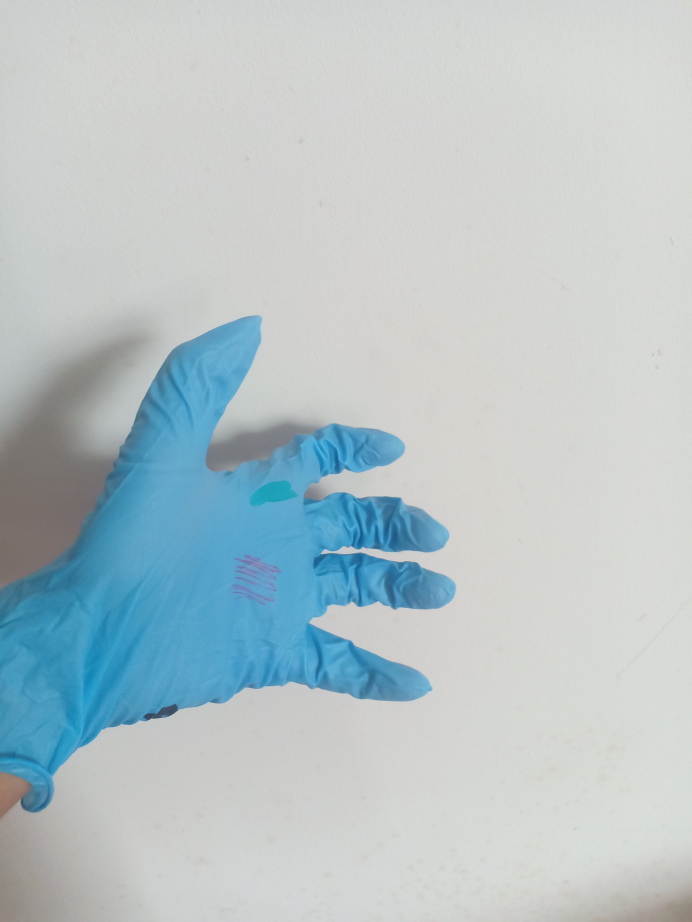
#> input picture Images/Latex/Dirt_4.jpg, 3456 x 4608 px, found by its file name (shown at 1/5 size)
$ python test.py
#> lines starting #> are read from the running program, lines starting #| are printed output that depends on the picture; after the words box and inside, x2 and y2 are one past the last pixel; in counts of white or black regions, pixels touching at a corner belong together
import cv2 as cv
import numpy as np

fixed_size = (500, 500)

# Read the image
img = cv.imread("C:\\Users\\JJ\\OneDrive\\Desktop\\Glove-Defect-Detection-System\\Images\\Latex\\Dirt_4.jpg")
#> img is the input picture: shape (4608, 3456, 3); mean B, G, R 200.4, 196.7, 182.6

# Resize the image
ori_frame = cv.resize(img, fixed_size, interpolation=cv.INTER_CUBIC)
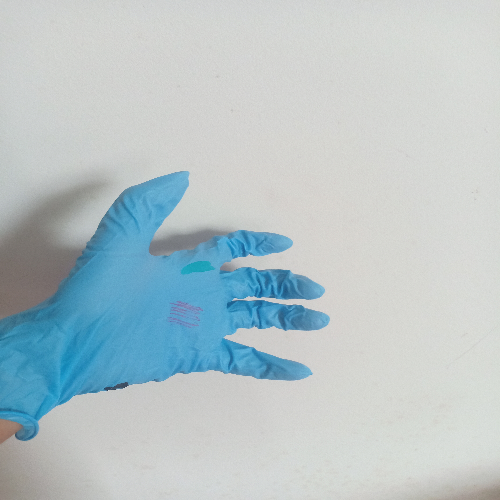
#> ori_frame: shape (500, 500, 3); mean B, G, R 200.4, 196.7, 182.6
frame = cv.resize(img, fixed_size, interpolation=cv.INTER_CUBIC)

hsv_img = cv.cvtColor(frame, cv.COLOR_BGR2HSV)
#> hsv_img: shape (500, 500, 3); mean H, S, V 55.3, 30.4, 203.4

lower_hsv = np.array([85, 65, 0])
higher_hsv = np.array([103, 255, 255])
mask = cv.inRange(hsv_img, lower_hsv, higher_hsv)
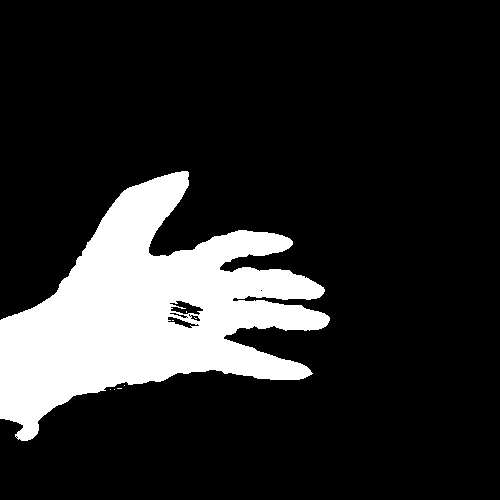
#> mask: shape (500, 500); 16.6% white; 8 white regions (7 under 20 px), largest, box (x1, y1, x2, y2) and area: (0, 171, 330, 441) 41549

# Apply morphological operations
kernel = np.ones((3, 3), np.uint8)
mask = cv.erode(mask, kernel, iterations=2)
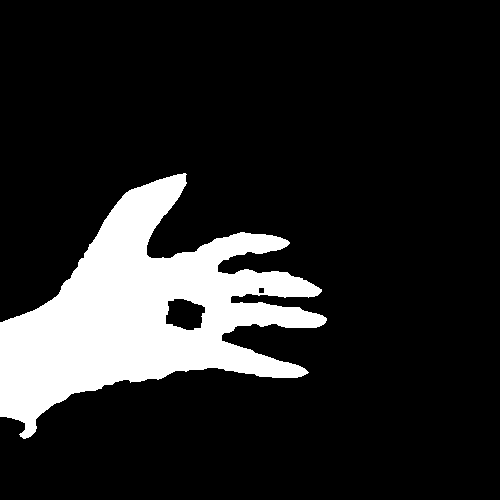
#> mask: shape (500, 500); 14.9% white; 1 white region, box (x1, y1, x2, y2) and area: (0, 173, 327, 439) 37342
mask = cv.dilate(mask, kernel, iterations=2)
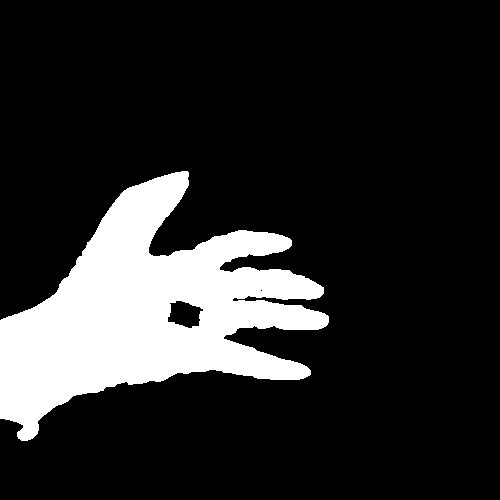
#> mask: shape (500, 500); 16.5% white; 1 white region, box (x1, y1, x2, y2) and area: (0, 171, 329, 441) 41288

blur = cv.medianBlur(mask, 5)
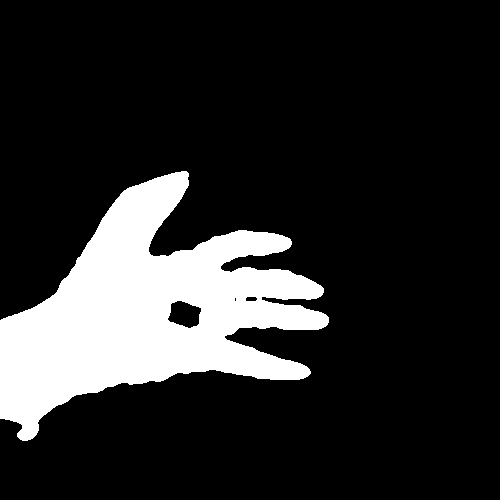
#> blur: shape (500, 500); 16.5% white; 1 white region

contours, _ = cv.findContours(blur, cv.RETR_TREE, cv.CHAIN_APPROX_SIMPLE)
#> contours = 4 contours, 1 with area under 20; largest, box (x1, y1, x2, y2) and area: (0, 171, 329, 441) 41318, (167, 300, 202, 329) 680, (245, 296, 258, 302) 54

# draw the contour on the img
cv.drawContours(frame, contours, -1, (255, 0, 0), 3)

print(len(contours))
#| 4

if len(contours) > 1:
    print("Stain found")
    cv.putText(
        frame,
        "Stain detected",
        (0, 50),
        cv.FONT_HERSHEY_SIMPLEX,
        1,
        (0, 0, 255),
        2,
        cv.LINE_AA,
    )
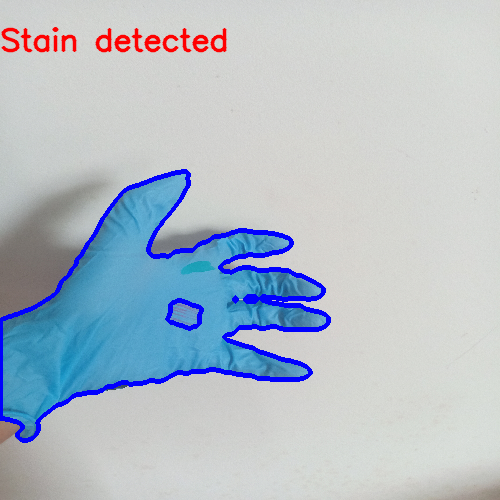
#> frame: shape (500, 500, 3); mean B, G, R 201, 190.3, 179.5
else:
    print("No stain found")
    cv.putText(
        frame,
        "Stain not detected",
        (0, 50),
        cv.FONT_HERSHEY_SIMPLEX,
        1,
        (0, 255, 0),
        2,
        cv.LINE_AA,
    )

cv.imshow("ori", ori_frame)
cv.imshow("result", frame)
cv.imshow("mask", mask)
cv.imshow("blur", blur)
cv.waitKey(0)
cv.destroyAllWindows()

$ run again, with Images/Latex/Dirt_2.jpg copied over Images/Latex/Dirt_4.jpg
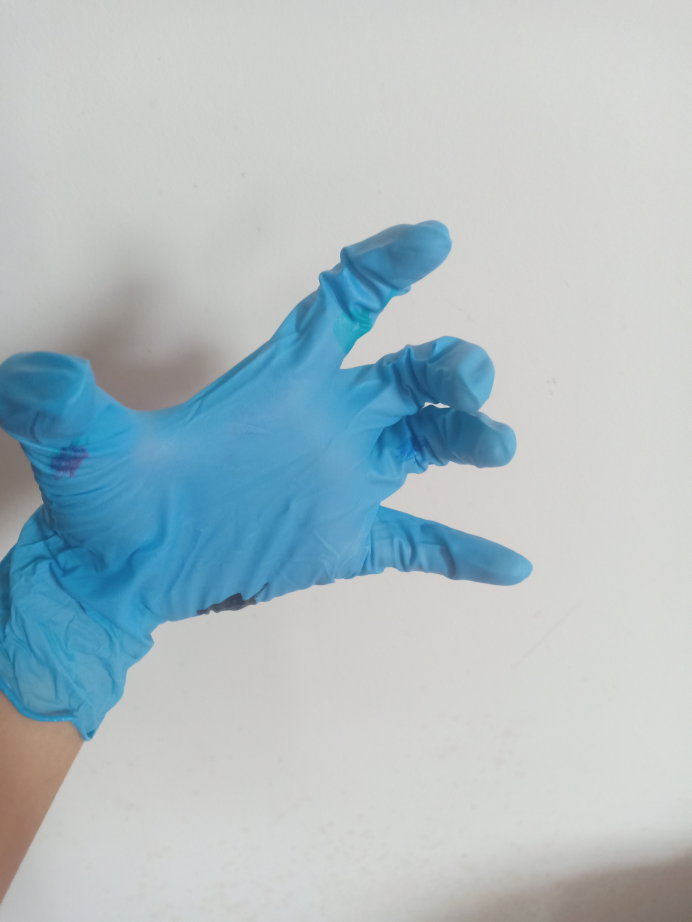
#> input picture Images/Latex/Dirt_2.jpg, 3456 x 4608 px, found by its file name (shown at 1/5 size)
#> img is the input picture: shape (4608, 3456, 3); mean B, G, R 195.3, 190, 174.5
#> hsv_img: shape (500, 500, 3); mean H, S, V 54, 39.2, 199.1
#> `mask = cv.inRange(hsv_img, lower_hsv, higher_hsv)`:
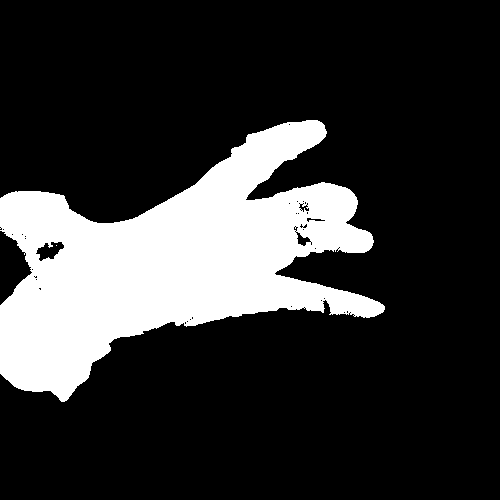
#> mask: shape (500, 500); 20.6% white; 2 white regions (1 under 20 px), largest, box (x1, y1, x2, y2) and area: (0, 120, 385, 402) 51612
#> blur: shape (500, 500); 20.6% white; 1 white region
#> contours = 5 contours, 1 with area under 20; largest, box (x1, y1, x2, y2) and area: (0, 120, 384, 401) 51280, (36, 241, 65, 261) 351, (293, 223, 311, 246) 170, (298, 201, 310, 214) 91
#| 5
#> `cv.putText( frame, "Stain detected", (0, 50), cv.FONT_HERSHEY_SIMPLEX,..`:
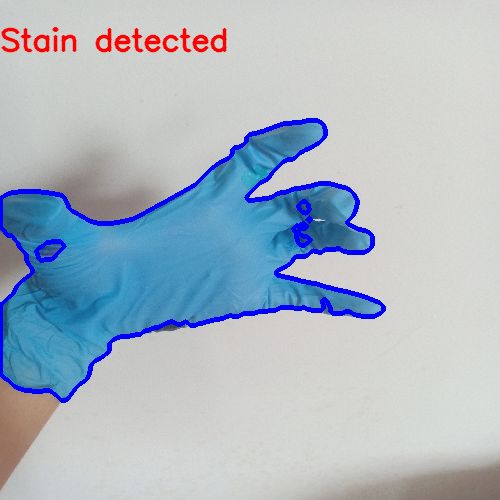
#> frame: shape (500, 500, 3); mean B, G, R 196.3, 183.9, 171.6

$ run again, with Images/Latex/dirt_3.jpg copied over Images/Latex/Dirt_4.jpg
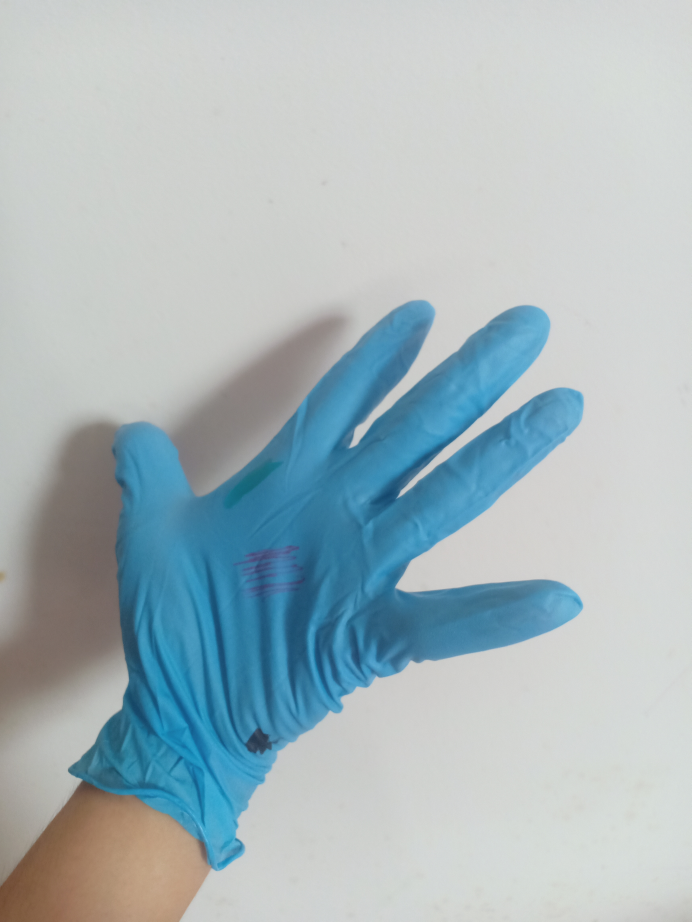
#> input picture Images/Latex/dirt_3.jpg, 3456 x 4608 px, found by its file name (shown at 1/5 size)
#> img is the input picture: shape (4608, 3456, 3); mean B, G, R 188.8, 183.9, 168.3
#> hsv_img: shape (500, 500, 3); mean H, S, V 64.9, 43.3, 193.3
#> `mask = cv.inRange(hsv_img, lower_hsv, higher_hsv)`:
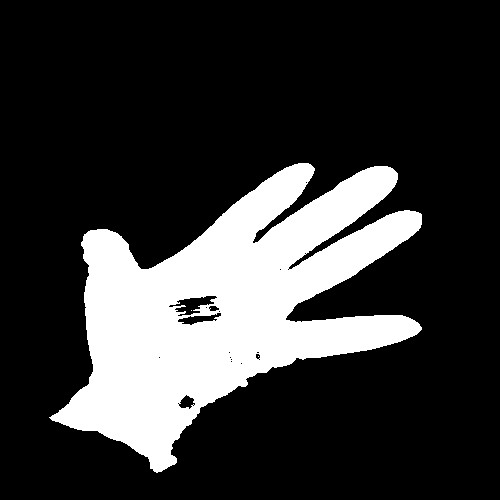
#> mask: shape (500, 500); 21.4% white; 3 white regions (2 under 20 px), largest, box (x1, y1, x2, y2) and area: (49, 163, 422, 473) 53439
#> blur: shape (500, 500); 21.3% white; 2 white regions
#> contours = 5 contours; box (x1, y1, x2, y2) and area: (52, 163, 422, 472) 53461, (172, 295, 222, 325) 1035, (178, 395, 195, 409) 156, (200, 305, 211, 316) 75, (255, 353, 261, 359) 20
#| 5
#> `cv.putText( frame, "Stain detected", (0, 50), cv.FONT_HERSHEY_SIMPLEX,..`:
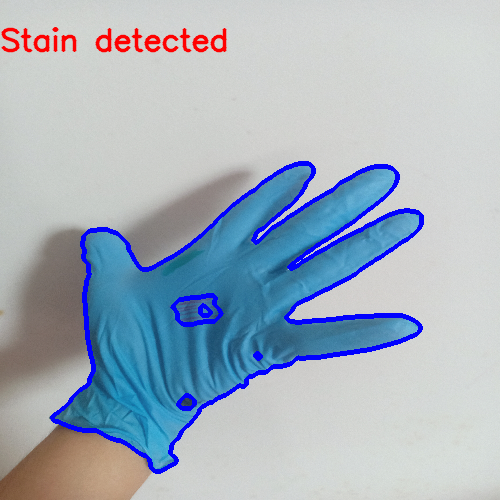
#> frame: shape (500, 500, 3); mean B, G, R 190.3, 176.9, 164.6
